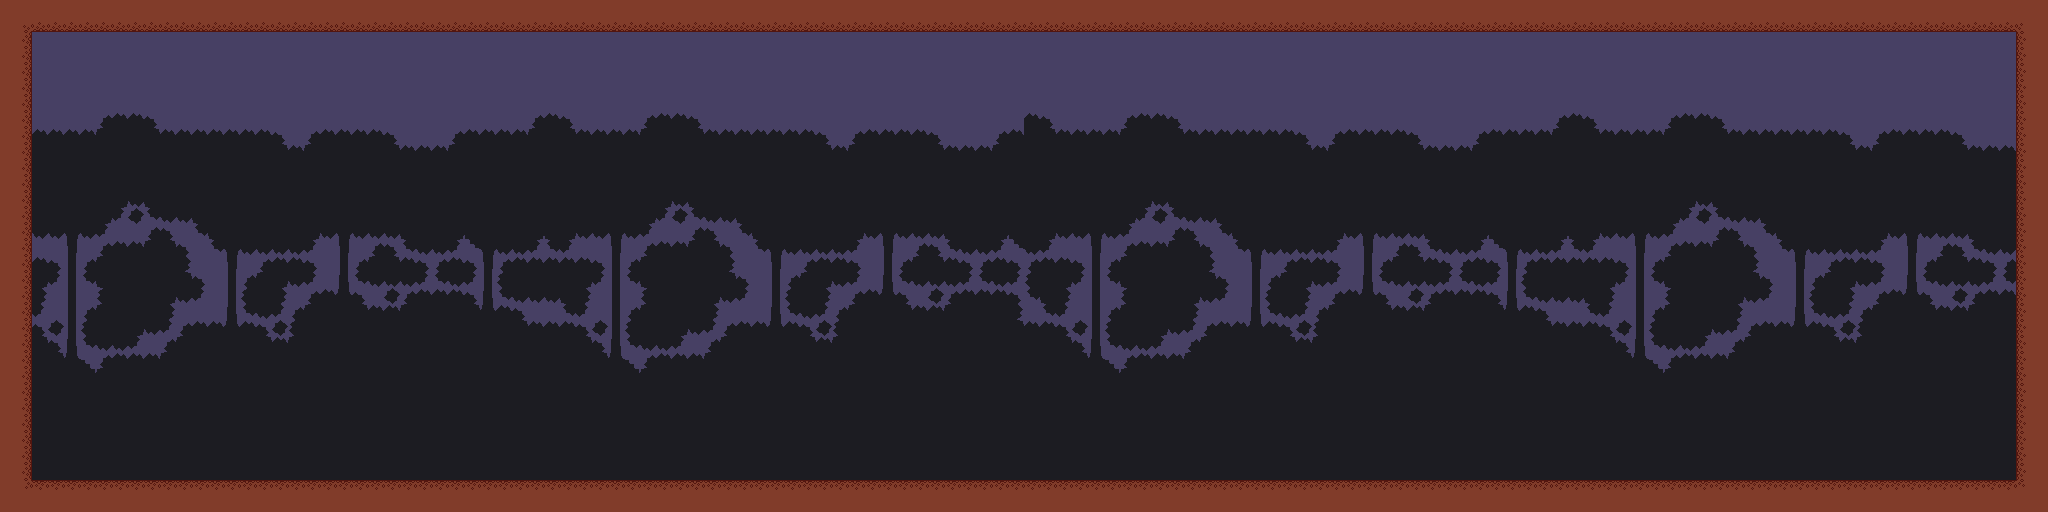

The image is a tile-based game level rendered from a .tmx file. Its description and source (layers, tilesets, objects; grid data summarised) follow:
An orthogonal 128x32 tile map with 16x16 px tiles, 7 tile layers (Background, Platforms2, Platforms, Ground, ...).

<map version="1.2" tiledversion="1.2.0" orientation="orthogonal" renderorder="right-down" width="128" height="32" tilewidth="16" tileheight="16" infinite="0" nextlayerid="21" nextobjectid="1">
 <tileset firstgid="1" source="../../../16bit_DeathBros/Assets/Tiled2Unity/TiledMaps/NES_16x16_cave.tsx" />
 <layer id="14" name="Background" width="128" height="32">
  <data>[4096 cells, 4096 non-empty, 26 distinct tile ids]</data>
 </layer>
 <layer id="15" name="Platforms2" width="128" height="32">
  <data>[4096 cells, 0 non-empty, 0 distinct tile ids]</data>
 </layer>
 <layer id="16" name="Platforms" width="128" height="32">
  <data>[4096 cells, 0 non-empty, 0 distinct tile ids]</data>
 </layer>
 <layer id="17" name="Ground" width="128" height="32">
  <data>[4096 cells, 624 non-empty, 9 distinct tile ids]</data>
 </layer>
 <layer id="18" name="Collision" width="128" height="32" opacity="0.37">
  <properties>
   <property name="unity:layer" value="Collision" />
  </properties>
  <data>[4096 cells, 624 non-empty, 1 distinct tile ids]</data>
 </layer>
 <layer id="19" name="Platforms" width="128" height="32" opacity="0">
  <properties>
   <property name="unity:layer" value="Platform" />
  </properties>
  <data>[4096 cells, 0 non-empty, 0 distinct tile ids]</data>
 </layer>
 <layer id="20" name="Platforms2" width="128" height="32" opacity="0">
  <properties>
   <property name="unity:layer" value="Platform" />
  </properties>
  <data>[4096 cells, 0 non-empty, 0 distinct tile ids]</data>
 </layer>
</map>
